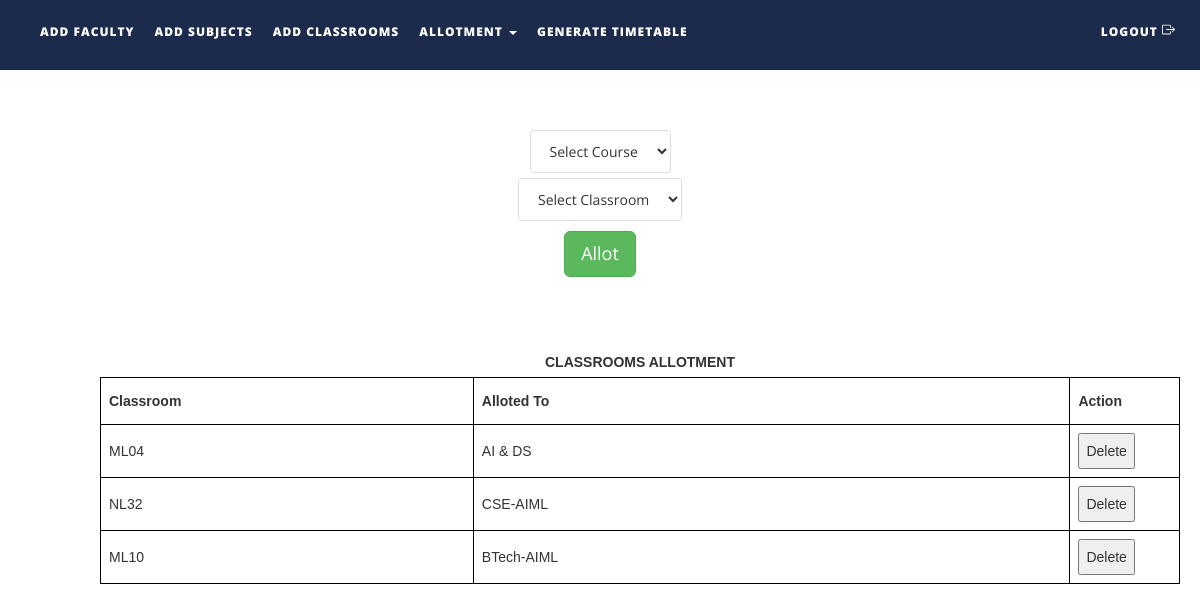
Page /files/allotclasses.php on the committed database.
### tables this page shows
CREATE TABLE `classrooms` (
  `name` varchar(30) NOT NULL,
  `status` int(1) NOT NULL
);

### files/allotclasses.php (the view, shortened to what this page needs)
<!DOCTYPE html>
<html xmlns="http://www.w3.org/1999/xhtml">
<head>
    <link href="assets/css/bootstrap.css" rel="stylesheet"/>
    <link href="assets/css/font-awesome.min.css" rel="stylesheet"/>
    <link href="assets/css/style.css" rel="stylesheet"/>
</head>
<body>
<div class="navbar navbar-inverse navbar-fixed-top " id="menu">
    <div class="container">
        <div class="navbar-collapse collapse move-me">
            <ul class="nav navbar-nav navbar-left">
                <li><a href="addteachers.php">ADD FACULTY</a></li>
                <li><a href="addsubjects.php">ADD SUBJECTS</a></li>
                <li><a href="addclassrooms.php">ADD CLASSROOMS</a></li>
                <li class="dropdown"><a class="dropdown-toggle" data-toggle="dropdown" aria-expanded="false">ALLOTMENT
                        <span class="caret"></span></a>
                </li>
                <li><a href="generatetimetable.php">GENERATE TIMETABLE</a></li>
            </ul>
            <ul class="nav navbar-nav navbar-right">
                <li><a href="index.php">LOGOUT </a></li>
            </ul>
        </div>
    </div>
</div>
<br>
<form action="allotclasses.php" method="post" style="margin-top: 100px">
    <div align="center">
        <select name="course" class="list-group-item">
            <option selected disabled>Select Course</option>
        </select>
    </div>
    <div align="center" style="margin-top: 5px">
        <select name="in_class" class="list-group-item">
            <?php
            $q = mysqli_query(mysqli_connect("localhost", "root", "", "ttms"),
                "SELECT * FROM classrooms");
            $row_count = mysqli_num_rows($q);
            if ($row_count) {
                $mystring = '
             <option selected disabled>Select Classroom</option>';
                while ($row = mysqli_fetch_assoc($q)) {
                    $mystring .= '<option value="' . $row['name'] . '">' . $row['name'] . '</option>';
                }
                echo $mystring;
            }
            ?>
        </select>
    </div>
    <div align="center" style="margin-top: 10px;">
        <button type="submit" class="btn btn-success btn-lg">Allot</button>
    </div>
</form>
<div align="center">
    <table id=allotedclassroomstable>
        <caption><strong>CLASSROOMS ALLOTMENT</strong></caption>
        <tr>
            <th width="250">Classroom</th>
            <th width="400">Alloted To</th>
            <th width="60">Action</th>
        </tr>
        <tbody>
        <?php
        $q = mysqli_query(mysqli_connect("localhost", "root", "", "ttms"),
            "SELECT * FROM classrooms ");
        $courses = array('CSE-AIML', 'BTech-AIML', 'AI & DS');
        while ($row = mysqli_fetch_assoc($q)) {
            echo "<tr><td>{$row['name']}</td>
                    <td>{$courses[$row['status']-2]}</td>
                <td><button>Delete</button></td>
                    </tr>\n";
        }
        ?>
        </tbody>
    </table>
</div>
</body>
</html>

### files/assets/css/style.css (style rules this page uses)
#menu { background-color: rgba(28, 43, 75, 1); color: #fff; font-size: 12px; font-weight: 900; letter-spacing: 1px; min-height: 70px; }
.navbar-inverse { border-color: transparent; }
.navbar-inverse .navbar-nav > li > a, .navbar-inverse .navbar-nav > li > a:hover { color: #FFF; padding: 22px 10px; }

### files/allotclasses.php (style rules this page uses)
table { margin-top: 70px; margin-bottom: 50px; font-family: arial, sans-serif; border-collapse: collapse; margin-left: 80px; width: 90%; }
td, th { border: 1px solid #000000; text-align: left; padding: 8px; }

### rows in the picture
classrooms: name "ML04", status "AI & DS"
classrooms: name "NL32", status "CSE-AIML"
classrooms: name "ML10", status "BTech-AIML"
